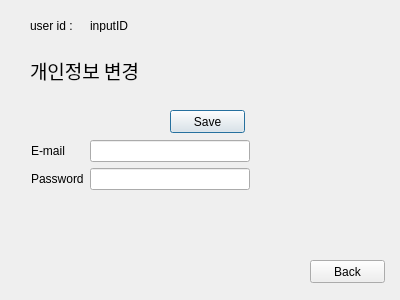
<?xml version="1.0" encoding="UTF-8"?>
<ui version="4.0">
 <class>Personalinfo</class>
 <widget class="QDialog" name="Personalinfo">
  <property name="geometry">
   <rect>
    <x>0</x>
    <y>0</y>
    <width>400</width>
    <height>300</height>
   </rect>
  </property>
  <property name="windowTitle">
   <string>Dialog</string>
  </property>
  <widget class="QLabel" name="label">
   <property name="geometry">
    <rect>
     <x>30</x>
     <y>60</y>
     <width>131</width>
     <height>21</height>
    </rect>
   </property>
   <property name="font">
    <font>
     <family>휴먼둥근헤드라인</family>
     <pointsize>14</pointsize>
    </font>
   </property>
   <property name="text">
    <string>개인정보 변경</string>
   </property>
  </widget>
  <widget class="QLabel" name="label_inputID">
   <property name="geometry">
    <rect>
     <x>90</x>
     <y>20</y>
     <width>56</width>
     <height>12</height>
    </rect>
   </property>
   <property name="text">
    <string>inputID</string>
   </property>
  </widget>
  <widget class="QLabel" name="label_userid">
   <property name="geometry">
    <rect>
     <x>30</x>
     <y>20</y>
     <width>56</width>
     <height>12</height>
    </rect>
   </property>
   <property name="text">
    <string>user id :</string>
   </property>
  </widget>
  <widget class="QPushButton" name="pushButton_save">
   <property name="geometry">
    <rect>
     <x>170</x>
     <y>110</y>
     <width>75</width>
     <height>23</height>
    </rect>
   </property>
   <property name="text">
    <string>Save</string>
   </property>
  </widget>
  <widget class="QPushButton" name="pushButton_back">
   <property name="geometry">
    <rect>
     <x>310</x>
     <y>260</y>
     <width>75</width>
     <height>23</height>
    </rect>
   </property>
   <property name="text">
    <string>Back</string>
   </property>
  </widget>
  <widget class="QWidget" name="">
   <property name="geometry">
    <rect>
     <x>31</x>
     <y>140</y>
     <width>219</width>
     <height>50</height>
    </rect>
   </property>
   <layout class="QHBoxLayout" name="horizontalLayout">
    <item>
     <layout class="QVBoxLayout" name="verticalLayout_2">
      <item>
       <widget class="QLabel" name="label_4">
        <property name="text">
         <string>E-mail</string>
        </property>
       </widget>
      </item>
      <item>
       <widget class="QLabel" name="label_5">
        <property name="text">
         <string>Password</string>
        </property>
       </widget>
      </item>
     </layout>
    </item>
    <item>
     <layout class="QVBoxLayout" name="verticalLayout">
      <item>
       <widget class="QLineEdit" name="lineEdit_email"/>
      </item>
      <item>
       <widget class="QLineEdit" name="lineEdit_password"/>
      </item>
     </layout>
    </item>
   </layout>
  </widget>
 </widget>
 <resources/>
 <connections/>
</ui>
